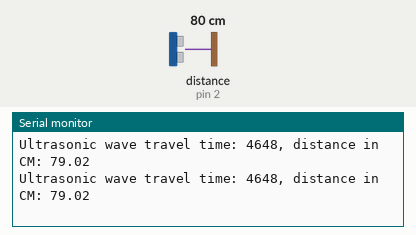
A sketch run on a simulated Arduino Uno, built with avr-gcc and run on an emulated ATmega328P. Shown: the last lines printed to the serial monitor. Wiring (inferred from the names in the program): ultrasonic range finder: trigger pin 4; echo pin 2. The inputs (shaded band) are chosen by the test bench; at power-on: distance to the obstacle (sensor on pin 2) 80 cm. The echo pulse lasts 58.3 µs per cm.

Above: at 1.2 s.
1.3 s: distance to the obstacle (sensor on pin 2) set to 2 cm
At 1.36 s:
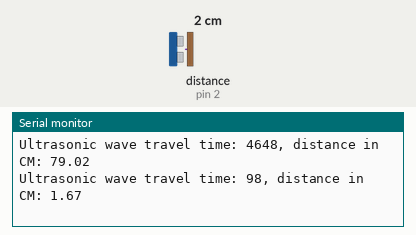
4.3 s: distance to the obstacle (sensor on pin 2) set to 4 cm
At 4.34 s:
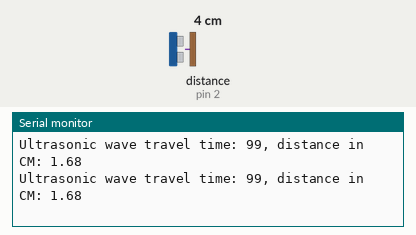
7.3 s: distance to the obstacle (sensor on pin 2) set to 18 cm
At 7.31 s:
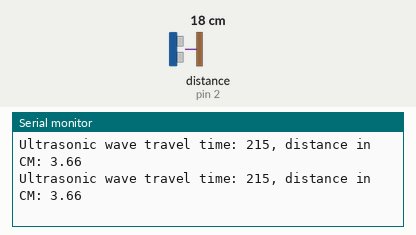
10.3 s: distance to the obstacle (sensor on pin 2) set to 9 cm
At 10.32 s:
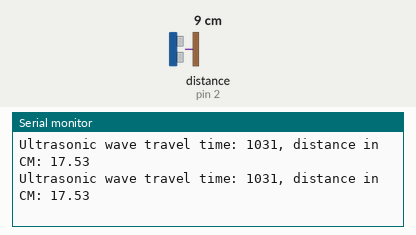
13.3 s: distance to the obstacle (sensor on pin 2) set to 35 cm
At 13.41 s:
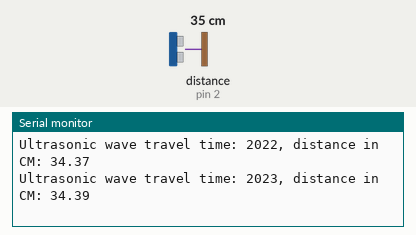
16.3 s: distance to the obstacle (sensor on pin 2) set to 250 cm
At 16.3 s:
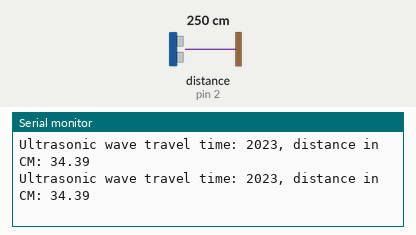
Timing chart, 0 to 19.3 s (numbered marks = the images above; inputs shaded):
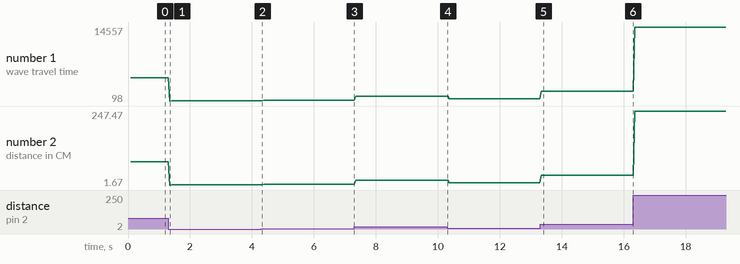

The sketch:

ultrasonic-basic.ino
```cpp
/**
 * How the ultrasonic sensor works? It's pretty easy:
 *
 * 1. `Trigger Pin` send `LOW - HIGH - LOW`, and then the component will emit an ultrasonic wave
 * 2. After the ultrasonic wave goes out, the `Echo Pin` will keep `HIGH` until it receive the
 *    wave back then it will turn `LOW`.
 *
 * In this demo, our circuit is very simple:
 *
 * - VCC: connects to the 5V
 * - Trigger Pin: connects to pin 4
 * - Echo pin: connects to pin 2
 */
#include <stdio.h>

const uint8_t TRIGGER_PIN = 4;
const uint8_t ECHO_PIN = 2;
const char message[1024];

/**
 *
 */
void setup() {
  Serial.begin(9600);
  pinMode(TRIGGER_PIN, OUTPUT);
  pinMode(ECHO_PIN, INPUT);

  sprintf(
    message,
    "[ Ultrasonic basic demo ]\nTRIGGER_PIN %d set to 'OUTPUT'\nECHO_PIN %d set to 'INPUT'\n",
    TRIGGER_PIN,
    ECHO_PIN
  );

  Serial.println(message);
}

/**
 *
 */
void emit_wave() {
    digitalWrite(TRIGGER_PIN, LOW);
    delayMicroseconds(10);
    digitalWrite(TRIGGER_PIN, HIGH);
    delayMicroseconds(10);
    digitalWrite(TRIGGER_PIN, LOW);
}

/**
 *
 */
uint32_t wait_for_wave_back_and_get_the_travle_time() {
    /**
     * Reads a pulse (either HIGH or LOW) on a pin. For example, if value is HIGH, pulseIn() waits
     * for the pin to go HIGH, starts timing, then waits for the pin to go LOW and stops timing.
     * Returns the length of the pulse in microseconds or 0 if no complete pulse was received
     * within the timeout.
     */
    return pulseIn(ECHO_PIN, HIGH);
}
/**
 *
 */
void loop() {
    emit_wave();
    uint32_t wave_travel_time_in_microseconds = wait_for_wave_back_and_get_the_travle_time();
    float distance_in_cm = float(wave_travel_time_in_microseconds) / float(1000000) * float(340 / 2) * float(100);
    Serial.print("Ultrasonic wave travel time: ");
    Serial.print(wave_travel_time_in_microseconds);
    Serial.print(", distance in CM: ");
    Serial.println(distance_in_cm);
    delay(25);
}
```

Measured:
- after the input at 1.3 s, the serial monitor: prints a new line after 0.06 s (image 1)
- after the input at 13.3 s, the serial monitor: prints a new line at once (image 5)
- plotted number 1: 4648 → 99 after the input at 1.3 s, 99 → 215 after the input at 4.3 s, 215 → 1031 after the input at 7.3 s, 1031 → 507 after the input at 10.3 s, 507 → 2023 after the input at 13.3 s
- plotted number 2: 79.02 → 1.68 after the input at 1.3 s, 1.68 → 3.66 after the input at 4.3 s, 3.66 → 17.53 after the input at 7.3 s, 17.53 → 8.62 after the input at 10.3 s, 8.62 → 34.39 after the input at 13.3 s
